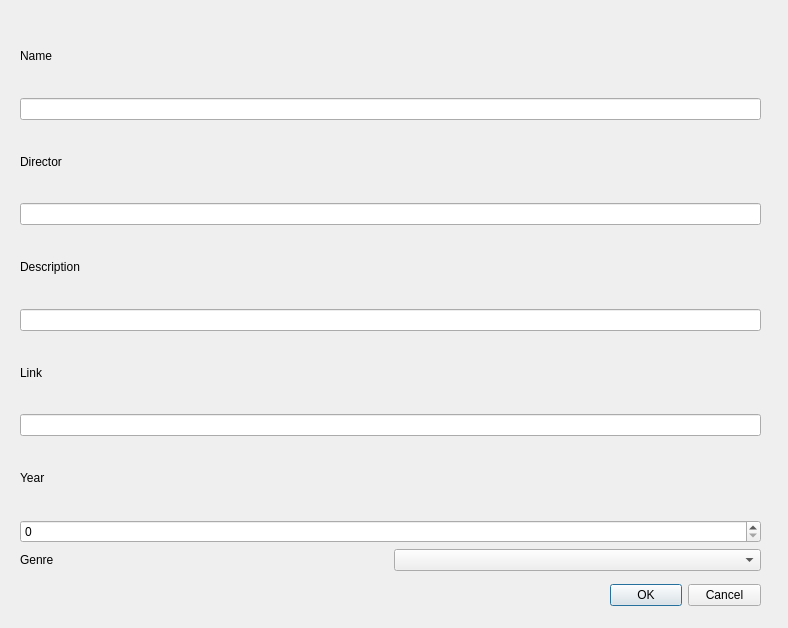
<?xml version="1.0" encoding="UTF-8"?>
<ui version="4.0">
 <class>AddMovie</class>
 <widget class="QDialog" name="AddMovie">
  <property name="geometry">
   <rect>
    <x>0</x>
    <y>0</y>
    <width>788</width>
    <height>628</height>
   </rect>
  </property>
  <property name="windowTitle">
   <string>Dialog</string>
  </property>
  <widget class="QDialogButtonBox" name="buttonBox_2">
   <property name="geometry">
    <rect>
     <x>610</x>
     <y>560</y>
     <width>151</width>
     <height>71</height>
    </rect>
   </property>
   <property name="orientation">
    <enum>Qt::Horizontal</enum>
   </property>
   <property name="standardButtons">
    <set>QDialogButtonBox::Cancel|QDialogButtonBox::Ok</set>
   </property>
  </widget>
  <widget class="QWidget" name="layoutWidget">
   <property name="geometry">
    <rect>
     <x>20</x>
     <y>20</y>
     <width>741</width>
     <height>551</height>
    </rect>
   </property>
   <layout class="QHBoxLayout" name="horizontalLayout_3">
    <item>
     <layout class="QVBoxLayout" name="verticalLayout_3">
      <item>
       <widget class="QLabel" name="label_7">
        <property name="text">
         <string>Name</string>
        </property>
       </widget>
      </item>
      <item>
       <widget class="QLineEdit" name="nameLineEdit_2"/>
      </item>
      <item>
       <widget class="QLabel" name="label_8">
        <property name="text">
         <string>Director</string>
        </property>
       </widget>
      </item>
      <item>
       <widget class="QLineEdit" name="authorLineEdit_2"/>
      </item>
      <item>
       <widget class="QLabel" name="label_9">
        <property name="text">
         <string>Description</string>
        </property>
       </widget>
      </item>
      <item>
       <widget class="QLineEdit" name="descLineEdit_2"/>
      </item>
      <item>
       <widget class="QLabel" name="label_10">
        <property name="text">
         <string>Link</string>
        </property>
       </widget>
      </item>
      <item>
       <widget class="QLineEdit" name="linkLineEdit_2"/>
      </item>
      <item>
       <widget class="QLabel" name="label_11">
        <property name="text">
         <string>Year</string>
        </property>
       </widget>
      </item>
      <item>
       <widget class="QSpinBox" name="yearSpinBox_2">
        <property name="maximum">
         <number>9999</number>
        </property>
       </widget>
      </item>
      <item>
       <layout class="QHBoxLayout" name="horizontalLayout_4">
        <item>
         <widget class="QLabel" name="label_12">
          <property name="text">
           <string>Genre</string>
          </property>
         </widget>
        </item>
        <item>
         <widget class="QComboBox" name="genreComboBox_2"/>
        </item>
       </layout>
      </item>
     </layout>
    </item>
   </layout>
  </widget>
 </widget>
 <resources/>
 <connections/>
</ui>
